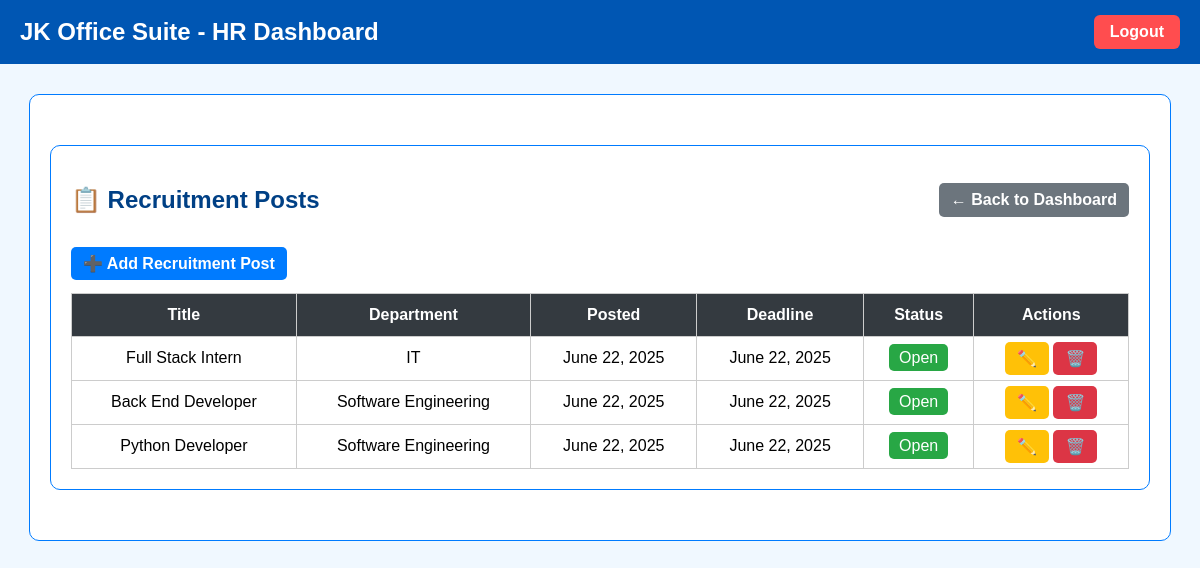
Screenshot of /HR/recruitment/ with the database file from the repository.
### HR/models.py (models this page shows, shortened)
class RecruitmentPost(models.Model):
    title = models.CharField(max_length=200)
    department = models.CharField(max_length=100)
    hiring_manager = models.CharField(max_length=100)
    vacancies = models.PositiveIntegerField()
    job_description = models.TextField()
    requirements = models.TextField()
    experience_required = models.CharField(max_length=100)
    salary_range = models.CharField(max_length=100)
    employment_type = models.CharField(max_length=20, choices=EMPLOYMENT_TYPES)
    location = models.CharField(max_length=100)
    posted_date = models.DateField(auto_now_add=True)
    last_date = models.DateField(default=timezone.now)
    status = models.CharField(max_length=10, choices=STATUS_CHOICES, default='Open')
    is_locked = models.BooleanField(default=False)
    offer_letter = models.FileField(upload_to='offer_letters/', null=True, blank=True)

### HR/views.py (the view)
# urls.py: path('recruitment/', views.recruitment_list, name='recruitment_list'),
def recruitment_list(request):
    posts = RecruitmentPost.objects.all().order_by('-posted_date')
    for post in posts:
        post.absolute_offer_url = request.build_absolute_uri(post.offer_letter.url) if post.offer_letter else ""
        post.get_absolute_url = request.build_absolute_uri(reverse('recruitment_detail', args=[post.pk]))
    return render(request, 'hr/recruitment_list.html', {'posts': posts})

### HR/templates/hr/recruitment_list.html (shortened to what this page needs)
{% extends 'base_hr.html' %}
{% block content %}
<div class="container">
    <div class="top-actions">
        <h2>📋 Recruitment Posts</h2>
        <a href="{% url 'hr_dashboard' %}" class="btn btn-secondary">← Back to Dashboard</a>
    </div>
    <div class="mb-3 text-center">
        <a href="{% url 'add_recruitment' %}" class="btn btn-primary">➕ Add Recruitment Post</a>
    </div>
    {% if posts %}
    <table class="table table-striped table-bordered">
        <thead class="thead-dark">
            <tr>
                <th>Title</th>
                <th>Department</th>
                <th>Posted</th>
                <th>Deadline</th>
                <th>Status</th>
                <th>Actions</th>
            </tr>
        </thead>
        <tbody>
            {% for post in posts %}
            <tr>
                <td>{{ post.title }}</td>
                <td>{{ post.department }}</td>
                <td>{{ post.posted_date|date:"F d, Y" }}</td>
                <td>{{ post.last_date|date:"F d, Y" }}</td>
                <td>
                    <span class="badge
                        {% if post.status == 'Open' %}bg-success
                        {% elif post.status == 'Closed' %}bg-danger
                        {% else %}bg-warning{% endif %}">
                        {{ post.status }}
                    </span>
                </td>
                <td>
                    <a href="{% url 'edit_recruitment' post.pk %}" class="btn btn-sm btn-warning">✏️</a>
                    <a href="{% url 'delete_recruitment' post.pk %}" class="btn btn-sm btn-danger">🗑️</a>
                </td>
            </tr>
            {% endfor %}
        </tbody>
    </table>
    {% else %}
    <div class="alert">No recruitment posts found.</div>
    {% endif %}
</div>
{% endblock %}

### HR/templates/base_hr.html (style rules this page uses)
body { font-family: 'Segoe UI', Tahoma, Geneva, Verdana, sans-serif; background-color: #e8f0fc; margin: 0; padding: 0; }
.container { padding: 40px; max-width: 900px; margin: auto; }

### HR/templates/hr/recruitment_list.html (style rules this page uses)
body { background-color: #f0f8ff; font-family: Arial, sans-serif; }
.container { max-width: 1100px; margin: 30px auto; padding: 20px; background-color: #ffffff; border: 1px solid #007BFF; border-radius: 10px; }
h2 { color: #004085; text-align: center; }
.btn { padding: 8px 12px; border-radius: 5px; font-weight: bold; text-decoration: none; }
.btn-primary { background-color: #007BFF; color: #fff; border: none; }
.btn-danger { background-color: #dc3545; color: #fff; border: none; }
.btn-warning { background-color: #ffc107; color: black; border: none; }
.btn-secondary { background-color: #6c757d; color: white; border: none; }
.top-actions { display: flex; justify-content: space-between; align-items: center; flex-wrap: wrap; margin-bottom: 20px; }
.table { width: 100%; border-collapse: collapse; margin-top: 20px; }
.table th, .table td { padding: 12px; border: 1px solid #ccc; text-align: center; }
.thead-dark th { background-color: #343a40; color: #fff; }
.badge { padding: 5px 10px; border-radius: 5px; color: #fff; }
.bg-success { background-color: #28a745; }

### rows the page displays
RecruitmentPost: title "Full Stack Intern", department "IT", posted_date "June 22, 2025", last_date "June 22, 2025", status "Open"
RecruitmentPost: title "Back End Developer", department "Software Engineering", posted_date "June 22, 2025", last_date "June 22, 2025", status "Open"
RecruitmentPost: title "Python Developer", department "Software Engineering", posted_date "June 22, 2025", last_date "June 22, 2025", status "Open"
